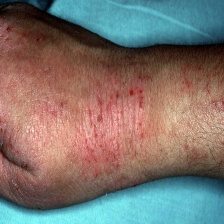
#> input picture Dataset/classes_dataset/ad/norm_ad_arm6.jpg, 224 x 224 px; its folder holds only this picture in this run
$ jupyter execute skin_augmentation.ipynb
#> lines starting #> are read from the running program, lines starting #| are printed output that depends on the picture
# Import Libraries

[cell 1]
import cv2
import numpy as np
import matplotlib.pyplot as plt
import matplotlib.image as mping
from skimage import exposure
from skimage.util import random_noise
from skimage import transform
import glob
import random
from skimage.transform import resize

# Build Zoom function

build from https://stackoverflow.com/questions/37119071/scipy-rotate-and-zoom-an-image-without-changing-its-dimensions/37121993#37121993

[cell 2]
import numpy as np
from scipy.ndimage import zoom


def clipped_zoom(img, zoom_factor, **kwargs):

    h, w = img.shape[:2]

    # For multichannel images we don't want to apply the zoom factor to the RGB
    # dimension, so instead we create a tuple of zoom factors, one per array
    # dimension, with 1's for any trailing dimensions after the width and height.
    zoom_tuple = (zoom_factor,) * 2 + (1,) * (img.ndim - 2)

    # Zooming out
    if zoom_factor < 1:

        # Bounding box of the zoomed-out image within the output array
        zh = int(np.round(h * zoom_factor))
        zw = int(np.round(w * zoom_factor))
        top = (h - zh) // 2
        left = (w - zw) // 2

        # Zero-padding
        out = np.zeros_like(img)
        out[top:top+zh, left:left+zw] = zoom(img, zoom_tuple, **kwargs)

    # Zooming in
    elif zoom_factor > 1:

        # Bounding box of the zoomed-in region within the input array
        zh = int(np.round(h / zoom_factor))
        zw = int(np.round(w / zoom_factor))
        top = (h - zh) // 2
        left = (w - zw) // 2

        out = zoom(img[top:top+zh, left:left+zw], zoom_tuple, **kwargs)

        # `out` might still be slightly larger than `img` due to rounding, so
        # trim off any extra pixels at the edges
        trim_top = ((out.shape[0] - h) // 2)
        trim_left = ((out.shape[1] - w) // 2)
        out = out[trim_top:trim_top+h, trim_left:trim_left+w]

    # If zoom_factor == 1, just return the input array
    else:
        out = img
    return out

# Augmentation

[cell 3]
def skin_aug(src, output):
    for i, img in enumerate(glob.glob((src))):
        """
        Operation
        """
        #original
        image = mping.imread(img)
#> image is the input picture: shape (224, 224, 3); mean R, G, B 125.7, 115.8, 110
        #image = resize(image, (224, 224))

        #flip
        horizontal = np.fliplr(image)
        vertical = np.flipud(image)
        allflip = np.flipud(horizontal)

        #zoom
        zoom70 = clipped_zoom(image, 0.7)
        zoom80 = clipped_zoom(image, 0.8)
        zoom90 = clipped_zoom(image, 0.9)
        zoom110 = clipped_zoom(image, 1.1)
        zoom120 = clipped_zoom(image, 1.2)
        zoom130 = clipped_zoom(image, 1.3)

        #rotate
        rotate90 = transform.rotate(image, 90)
        rotate270 = transform.rotate(image, 270)
        rd_rotate = transform.rotate(image, random.uniform(0, 360))

        #light
        bright = exposure.adjust_gamma(image, gamma=0.5, gain=1)
        dark = exposure.adjust_gamma(image, gamma=1.5, gain=1)
        z80_bright = exposure.adjust_gamma(zoom80, gamma=0.5, gain=1)
        z120_bright = exposure.adjust_gamma(zoom120, gamma=0.5, gain=1)
        z80_dark = exposure.adjust_gamma(zoom80, gamma=1.5, gain=1)
        z120_dark = exposure.adjust_gamma(zoom120, gamma=1.5, gain=1)
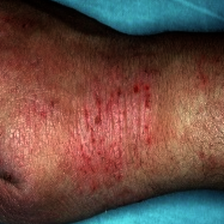
#> z120_dark: shape (224, 224, 3); mean R, G, B 106.9, 76.4, 67.9

        #noise
        rd_noise = random_noise(image)
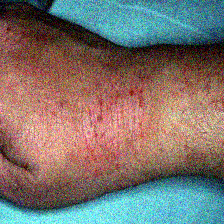
#> rd_noise: shape (224, 224, 3) float64; mean R, G, B 0.493, 0.455, 0.433
        noise_bright = random_noise(bright)
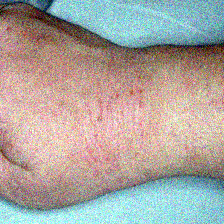
#> noise_bright: shape (224, 224, 3) float64; mean R, G, B 0.677, 0.652, 0.63
        noise_dark = random_noise(dark)
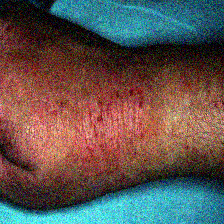
#> noise_dark: shape (224, 224, 3) float64; mean R, G, B 0.376, 0.333, 0.317
        noise_allflip = random_noise(allflip)
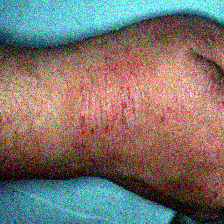
#> noise_allflip: shape (224, 224, 3) float64; mean R, G, B 0.494, 0.454, 0.433
        noise_rd_rotate = random_noise(rd_rotate)
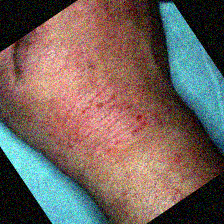
#> noise_rd_rotate: shape (224, 224, 3) float64; mean R, G, B 0.451, 0.39, 0.364
        noise_z120 = random_noise(zoom120)
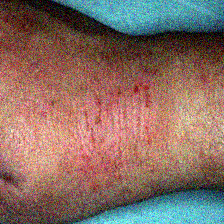
#> noise_z120: shape (224, 224, 3) float64; mean R, G, B 0.535, 0.431, 0.393

        """
        Save Images
        """

        #original
        plt.imsave(output.format('o', i), image)

        #flip
        plt.imsave(output.format('h', i), horizontal)
        plt.imsave(output.format('v', i), vertical)
        plt.imsave(output.format('af', i), allflip)

        #zoom
        plt.imsave(output.format('z70', i), zoom70)
        plt.imsave(output.format('z80', i), zoom80)
        plt.imsave(output.format('z90', i), zoom90)
        plt.imsave(output.format('z110', i), zoom110)
        plt.imsave(output.format('z120', i), zoom120)
        plt.imsave(output.format('z130', i), zoom130)

        #rotate
        plt.imsave(output.format('rt90', i), rotate90)
        plt.imsave(output.format('rt270', i), rotate270)
        plt.imsave(output.format('rdrt', i), rd_rotate)

        #light
        plt.imsave(output.format('b', i), bright)
        plt.imsave(output.format('d', i), dark)
        plt.imsave(output.format('z80b', i), z80_bright)
        plt.imsave(output.format('z120b', i), z120_bright)
        plt.imsave(output.format('z80d', i), z80_dark)
        plt.imsave(output.format('z120d', i), z120_dark)

        #noise
        plt.imsave(output.format('rdn', i), rd_noise)
        plt.imsave(output.format('nb', i), noise_bright)
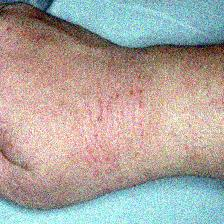
#> saved as ad_leg_nb_0.jpg: shape (224, 224, 3); mean R, G, B 172.1, 165.6, 159.9
        plt.imsave(output.format('nd', i), noise_dark)
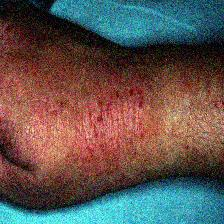
#> saved as ad_leg_nd_0.jpg: shape (224, 224, 3); mean R, G, B 95.7, 84.4, 80.5
        plt.imsave(output.format('naf', i), noise_allflip)
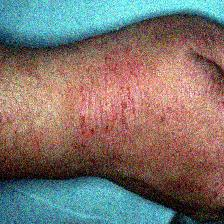
#> saved as ad_leg_naf_0.jpg: shape (224, 224, 3); mean R, G, B 125.3, 115.5, 109.9
        plt.imsave(output.format('nrt', i), noise_rd_rotate)
        plt.imsave(output.format('nz120', i), noise_z120)

$ run again, on Dataset/classes_dataset/ad/norm_ad_foot0.jpg
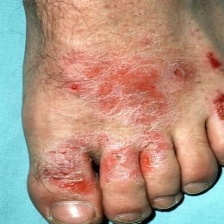
#> input picture Dataset/classes_dataset/ad/norm_ad_foot0.jpg, 224 x 224 px
#> in skin_aug, image is the input picture: shape (224, 224, 3); mean R, G, B 178.2, 147, 129.4
#> in skin_aug, `plt.imsave(output.format('nd', i), noise_dark)`:
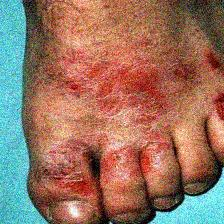
#> saved as ad_leg_nd_0.jpg: shape (224, 224, 3); mean R, G, B 152.1, 115, 97.4
#> in skin_aug, `plt.imsave(output.format('naf', i), noise_allflip)`:
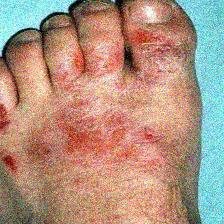
#> saved as ad_leg_naf_0.jpg: shape (224, 224, 3); mean R, G, B 176.7, 146.3, 128.5

$ run again, on Dataset/classes_dataset/ad/norm_ad_bodyskin15.jpg
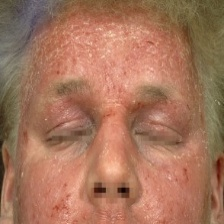
#> input picture Dataset/classes_dataset/ad/norm_ad_bodyskin15.jpg, 224 x 224 px
#> in skin_aug, image is the input picture: shape (224, 224, 3); mean R, G, B 165.2, 116.3, 91.6
#> in skin_aug, `plt.imsave(output.format('naf', i), noise_allflip)`:
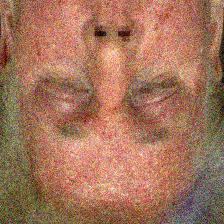
#> saved as ad_leg_naf_0.jpg: shape (224, 224, 3); mean R, G, B 164.2, 115.7, 91.2
